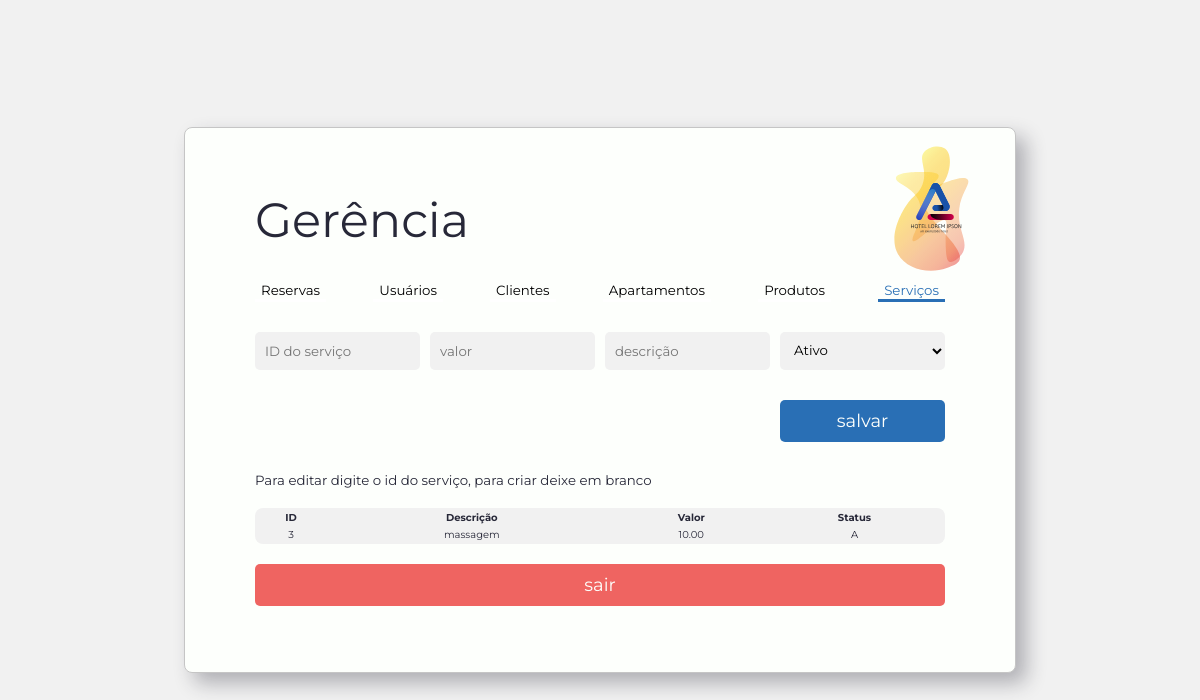
/gerenciaservicos.php (signed in), run on the app's committed database.
### tables this page shows
CREATE TABLE `tblservico` (
  `idServico` int(11) NOT NULL,
  `descricao` varchar(100) NOT NULL,
  `valor` float(12,2) NOT NULL,
  `status` varchar(1) NOT NULL
);

### gerenciaservicos.php (the view, shortened to what this page needs)
<?php
include '_servidor.php';
if (!isset($_SESSION)){
    $sair = "document.location.href='./_disconnect.php'";
    $reserva = "document.location.href='./gerenciareservas.php'";
    $usuarios = "document.location.href='./gerenciausuarios.php'";
    $clientes = "document.location.href='./gerenciaclientes.php'";
    $apartamentos = "document.location.href='./gerenciaapartamentos.php'";
    $produtos = "document.location.href='./gerenciaprodutos.php'";
    $servico = "document.location.href='./gerenciaservicos.php'";
    if($_SESSION['perfil']==3){
        try{
            $sql = "SELECT * FROM tblservico " ;
                $res = $db->prepare($sql);
                $res->bindValue(1, '%a%');
                $res->execute();
                $pes = $res->fetchAll(PDO::FETCH_OBJ);
        }
        catch(PDOException $e) {
        echo $e->getMessage();
        }
        echo '<html lang="pt-br">
        <head>
            <link rel="stylesheet" href="style.css">
        </head>
        <body>
            <div class="conteiner">
                <form  class="form__login" action="_gerenciar_servicos.php" method="POST">
                    <h1>Gerência</h1>
                        <div class="menu">
                            <button class="menu__default" onclick="document.location.href='.$reserva.'" type="button">Reservas</button>
                            <button class="menu__default" onclick="document.location.href='.$usuarios.'" type="button">Usuários</button>
                            <button class="menu__default" onclick="document.location.href='.$clientes.'" type="button">Clientes</button>
                            <button class="menu__default" onclick="document.location.href='.$apartamentos.'" type="button">Apartamentos</button>
                            <button class="menu__default" onclick="document.location.href='.$produtos.'" type="button">Produtos</button>
                            <button class="menu__default--active" onclick="document.location.href='.$servico.'" type="button">Serviços</button>
                        </div>
                        <div class="input__gerencia">
                            <input class="input__default" placeholder="ID do serviço" type="text" name="idServico"/>
                            <input class="input__default" placeholder="valor" type="text" name="valor"/>
                            <input class="input__default" placeholder="descrição" type="text" name="descricao"/>
                            <select class="input__default" placeholder="status" type="text" name="status">
                                <option value="A">Ativo</option>
                            </select>
                            <div></div><div></div><div></div>
                            <button class="button__default" type="submit">salvar</button>
                        </div>
                        <small>Para editar digite o id do serviço, para criar deixe em branco</small>
                        <table >
                            <tr>
                                <th>ID</th>
                                <th>Descrição</th>
                                <th>Valor</th>
                                <th>Status</th>
                            </tr>';
                            for ($x = 0; $x < sizeof($pes); $x++){
                                echo "<tr>";
                                    echo "<td>".$pes[$x]->idServico."</td>";
                                    echo "<td>".$pes[$x]->descricao."</td>";
                                    echo "<td>".$pes[$x]->valor."</td>";
                                    echo "<td>".$pes[$x]->status."</td>";
                                echo "</tr>";
                            }
                            echo '
                        </table>
                    <button class="button__default--warning" onclick="document.location.href='.$sair.'" type="button">sair</button>
                </form>
                <div class="logo__p">
                    <img src="./10_21/1111svg.svg" alt="logo loremipson">
                    <img class="animacao1 fundologo1" src="./10_21/fundo.svg" alt="logo loremipson">
                    <img class="animacao2 fundologo2" src="./10_21/fundo2.svg" alt="logo loremipson">
                </div>
            </div>
        </body>
        </html>';
    }else if($_SESSION['perfil']==1){
        header('Location: ./atendimento.php');
    }else if($_SESSION['perfil']==2){
        header('Location: ./reserva.php');
    }else{
        header('Location: ./index.html');
    }
}
?>

### style.css (style rules this page uses)
* { font-family: 'Montserrat', sans-serif; }
table { border:none !important;font-size: 10px;background-color: #f1f1f1;border-radius: 8px;margin: 20px 0; }
td { border:none !important; text-align: center; }
body { background-color: #f1f1f1; background-image: url("./10_21/367502-PAXLKG-681.jpg"); background-attachment: fixed; background-size: cover; color:#272838; display: flex; align-items: center; height: 100vh; font-family: 'Montserrat', sans-serif; justify-content: center; margin: inherit; }
.conteiner { background-color: #FDFFFC; border: 1px solid #c5c5c5; border-radius: 8px; display: flex; margin: 20px; width: 100%; max-width: 750px; min-height: 500px; padding: 0 40px; position: relative; box-shadow: 10px 10px 20px #27283854; }
.form__login { display: flex; flex-direction: column; width: 100%; padding: 30px; justify-content: center; }
.input__default { background-color: #f1f1f1; border: none; border-radius: 5px; padding: 10px; min-width: 70px; resize: none; margin: 10px 0; width: 100%; }
.button__default { color: #FDFFFC; background-color: #296FB5; padding: 10px; border: 0; border-radius: 5px; margin: 10px 0; font-size: 18px; cursor: pointer; width: 100%; }
h1 { font-size: 3em; font-weight: 400; }
.button__default--warning { background-color:#EF6461; color: #FDFFFC; padding: 10px; border: 0; border-radius: 5px; margin: 0px 0 20px; cursor: pointer; font-size: 18px; }
.input__gerencia { display: grid; grid-template-columns: 1fr 1fr 1fr 1fr; gap: 10px; margin: 20px 0; }
.logo__p { width: 100px; padding: 30px; position: absolute; right: 0; z-index: 10; display: flex; align-items: center; justify-content: center; }
.logo__p img { width: 100%; }
.menu__default { background: none; border:none; border-bottom: 3px solid white; cursor: pointer; }
.menu__default--active { color: #296FB5; background: none; border: none; border-bottom: 3px solid #296FB5; cursor: pointer; }
.menu { display: flex; justify-content: space-between; }

### data on the page
tblservico: idServico "3", descricao "massagem", valor "10.00", status "A"
